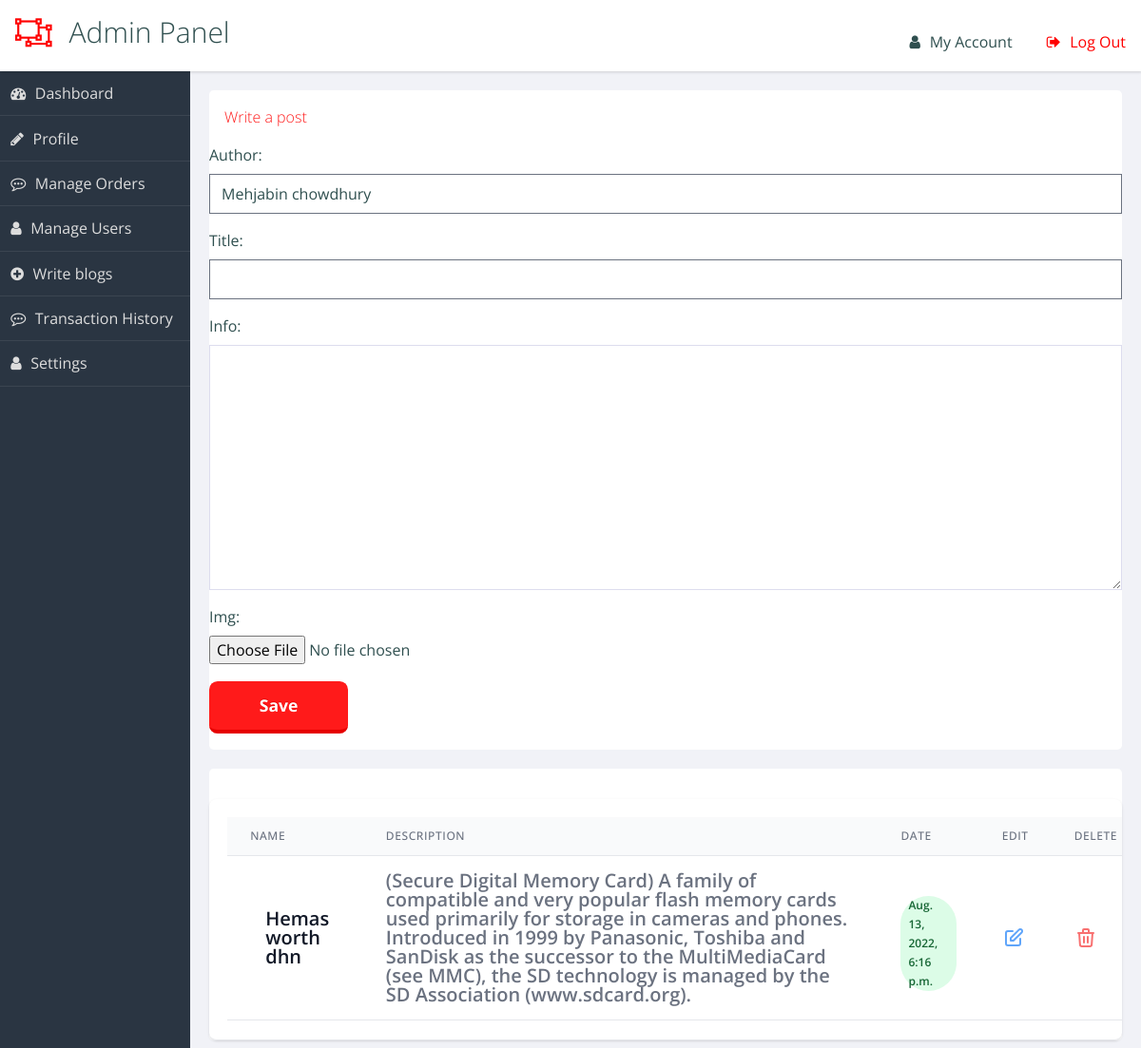
/add-blogs/ (signed in), run on an earlier commit of the app's database.
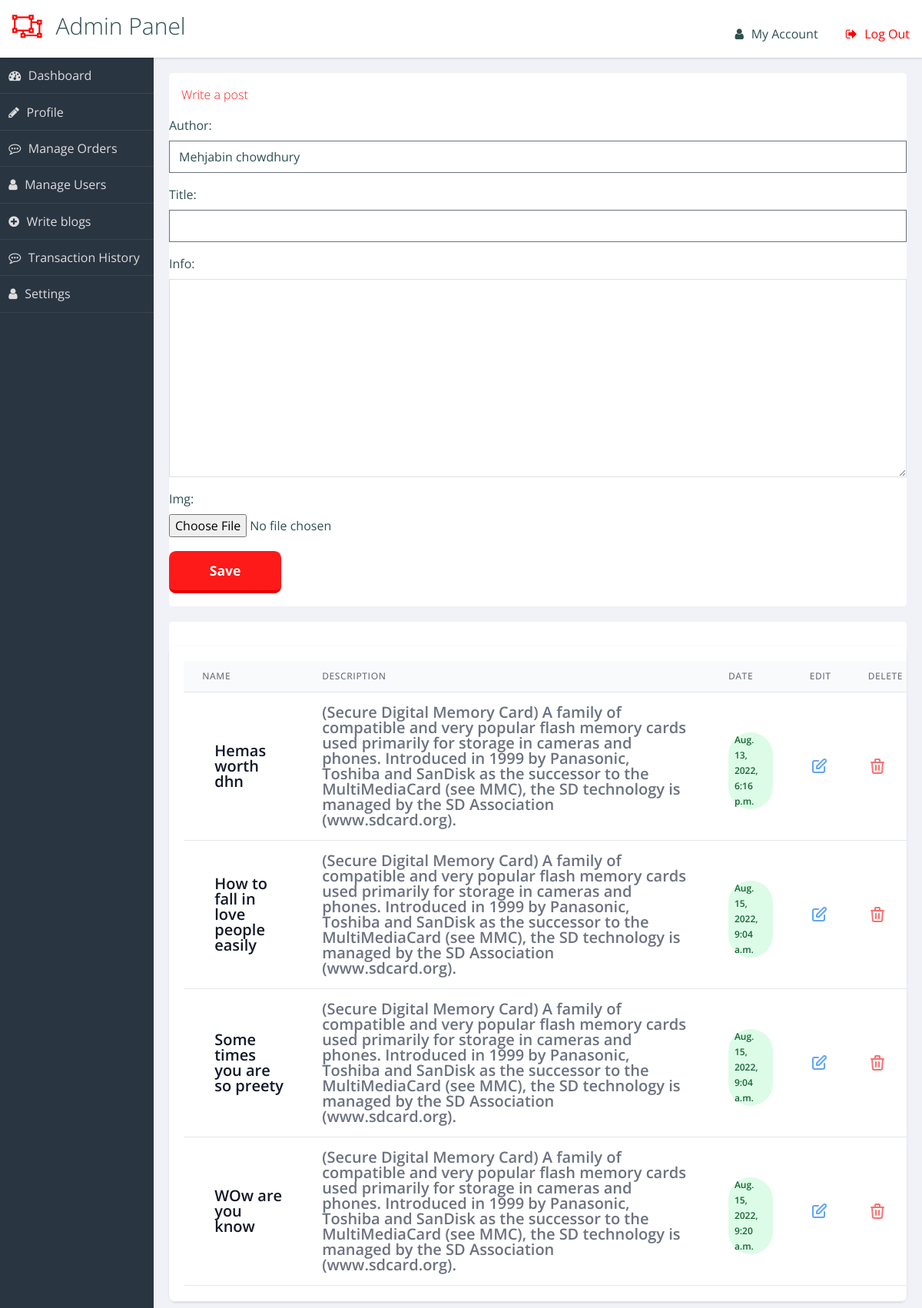
And on a later commit of the database.
### api/models.py (models this page shows, shortened)
class Blog(models.Model):
    author = models.CharField(max_length=50, default='Mehjabin chowdhury')
    title = models.CharField(max_length=100)
    info = models.TextField()
    img = models.ImageField()
    date = models.DateTimeField(auto_now_add=True)

### exchange/views.py (the view)
# urls.py: path('add-blogs/', views.Add_blogs, name='add_blogs'),
def Add_blogs(request):
    blogs = Blog.objects.all()
    email = request.user.email
    reviews = Review.objects.filter(email=email)
    rform = Review_Form()
    bform = Blog_Form()
    if request.method == 'POST':
        bform = Blog_Form(request.data)
        if bform.is_valid():
            bform.save()
    if request.method == 'POST':
        rform = Review_Form(request.data)
        if rform.is_valid():
            print(rform)
            rform.save()
    return render(request, 'exchange/addblogs.html', {'blogs': blogs, 'bform': bform, 'reviews': reviews, 'rform': rform})

### exchange/forms.py
class Blog_Form(forms.ModelForm):
    class Meta:
        model = Blog
        fields = '__all__'

class Review_Form(forms.ModelForm):
    class Meta:
        model = Review
        fields = '__all__'

### exchange/templates/exchange/addblogs.html (shortened to what the changed rows need)
{% extends 'exchange/base.html' %} {% load static %} {% block css %}
<link rel="stylesheet" href="{%static 'css/dashboard.css'%}" />
{% endblock css %}
{% block content %}
{% include 'exchange/dashboardnav.html' %}
{% if user.is_superuser %}
<main role="main">
  <section class="panel important">
    <h2>Write a post</h2>
      <form action="" method= 'POST'>
        {% if bform %}
        {{bform}}
        {% endif %}
      </form>
  </section>
  <section class="panel important flex justify-between">
    <div class="flex flex-col mt-8">
      <div class="py-2 -my-2 overflow-x-auto sm:-mx-6 sm:px-6 lg:-mx-8 lg:px-8">
        <div
          class="inline-block min-w-full overflow-hidden align-middle border-b border-gray-200 shadow sm:rounded-lg"
        >
          <table class="min-w-full">
            <thead>
              <tr>
                <th
                  class="px-6 py-3 text-xs font-medium leading-4 tracking-wider text-left text-gray-500 uppercase border-b border-gray-200 bg-gray-50"
                >
                  Name
                </th>
                <th
                  class="px-6 py-3 text-xs font-medium leading-4 tracking-wider text-left text-gray-500 uppercase border-b border-gray-200 bg-gray-50"
                >
                  Description
                </th>
                <th
                  class="px-6 py-3 text-xs font-medium leading-4 tracking-wider text-left text-gray-500 uppercase border-b border-gray-200 bg-gray-50"
                >
                  Date
                </th>
                <th
                  class="px-6 py-3 text-xs font-medium leading-4 tracking-wider text-left text-gray-500 uppercase border-b border-gray-200 bg-gray-50"
                >
                  Edit
                </th>
                <th
                  class="px-6 py-3 text-xs font-medium leading-4 tracking-wider text-left text-gray-500 uppercase border-b border-gray-200 bg-gray-50"
                >
                  Delete
                </th>
              </tr>
            </thead>
            <tbody class="bg-white">
              {% for u in blogs %}
              <tr>
                <td
                  class="px-6 py-4 whitespace-no-wrap border-b border-gray-200"
                >
                  <div class="flex items-center">
                    <div class="ml-4">
                      <div
                        class="text-xl font-semibold font-medium leading-5 text-gray-900"
                      >
                        {{u.title}}
                      </div>
                    </div>
                  </div>
                </td>
                <td
                  class="px-6 py-4 whitespace-no-wrap border-b border-gray-200"
                >
                  <div class="text-xl font-semibold leading-5 text-gray-500">
                    {{u.info}}
                  </div>
                </td>
                <td
                  class="px-6 py-4 whitespace-no-wrap border-b border-gray-200"
                >
                  <span
                    class="inline-flex px-2 text-xs font-semibold leading-5 text-green-800 bg-green-100 rounded-full"
                    >{{u.date}}</span
                  >
                </td>
                <td
                  class="px-6 py-4 text-sm leading-5 text-gray-500 whitespace-no-wrap border-b border-gray-200"
                >
                  <svg
                    xmlns="http://www.w3.org/2000/svg"
                    class="w-6 h-6 text-blue-400"
                    fill="none"
                    viewBox="0 0 24 24"
                    stroke="currentColor"
                  >
                    <path
                      stroke-linecap="round"
                      stroke-linejoin="round"
                      stroke-width="2"
                      d="M11 5H6a2 2 0 00-2 2v11a2 2 0 002 2h11a2 2 0 002-2v-5m-1.414-9.414a2 2 0 112.828 2.828L11.828 15H9v-2.828l8.586-8.586z"
                    />
                  </svg>
                </td>
                <td
                  class="px-6 py-4 text-sm leading-5 text-gray-500 whitespace-no-wrap border-b border-gray-200"
                >
                  <svg
                    xmlns="http://www.w3.org/2000/svg"
                    class="w-6 h-6 text-red-400"
                    fill="none"
                    viewBox="0 0 24 24"
                    stroke="currentColor"
                  >
                    <path
                      stroke-linecap="round"
                      stroke-linejoin="round"
                      stroke-width="2"
                      d="M19 7l-.867 12.142A2 2 0 0116.138 21H7.862a2 2 0 01-1.995-1.858L5 7m5 4v6m4-6v6m1-10V4a1 1 0 00-1-1h-4a1 1 0 00-1 1v3M4 7h16"
                    />
                  </svg>
                </td>
              </tr>
              {% endfor %}
            </tbody>
          </table>
        </div>
      </div>
    </div>
  </section>
  </main>
  {% endif %}
{% endblock content %}

What changed in the data, as far as the page shows it:
added Blog: title "How to fall in love people easily", info "(Secure Digital Memory Card) A family of compatible and very popular flash memory cards used primarily for storage in cameras and phones. Introduced in 1999 by Panasonic, Toshiba and SanDisk as the successor to the MultiMediaCard (see MMC), the SD technology is managed by the SD Association (www.sdcard.org).", date "Aug. 15, 2022, 9:04 a.m."
added Blog: title "Some times you are so preety", info "(Secure Digital Memory Card) A family of compatible and very popular flash memory cards used primarily for storage in cameras and phones. Introduced in 1999 by Panasonic, Toshiba and SanDisk as the successor to the MultiMediaCard (see MMC), the SD technology is managed by the SD Association (www.sdcard.org).", date "Aug. 15, 2022, 9:04 a.m."
added Blog: title "WOw are you know", info "(Secure Digital Memory Card) A family of compatible and very popular flash memory cards used primarily for storage in cameras and phones. Introduced in 1999 by Panasonic, Toshiba and SanDisk as the successor to the MultiMediaCard (see MMC), the SD technology is managed by the SD Association (www.sdcard.org).", date "Aug. 15, 2022, 9:20 a.m."
